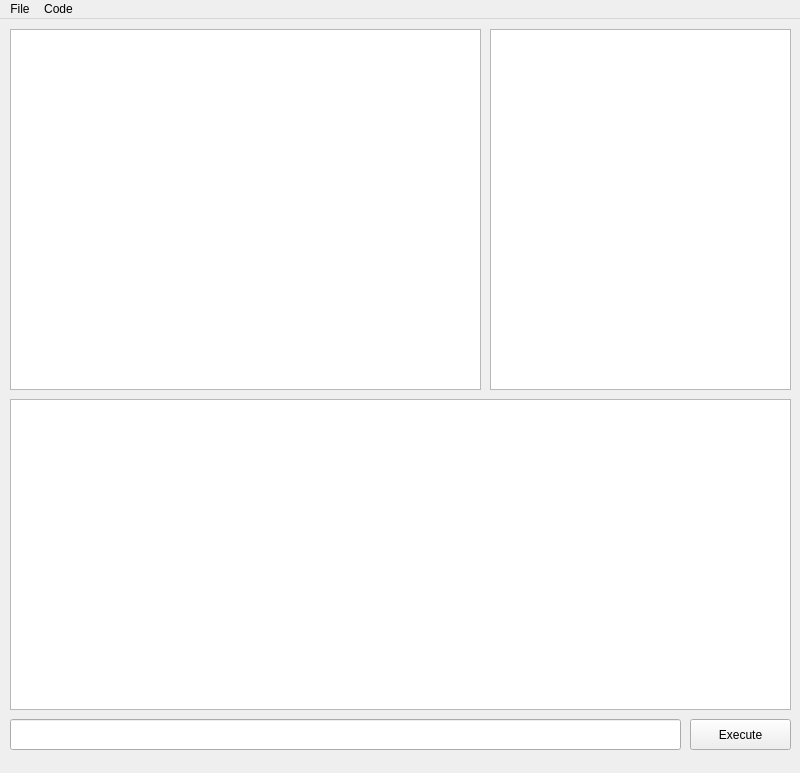
<?xml version="1.0" encoding="UTF-8"?>
<ui version="4.0">
 <class>MainWindow</class>
 <widget class="QMainWindow" name="MainWindow">
  <property name="geometry">
   <rect>
    <x>0</x>
    <y>0</y>
    <width>800</width>
    <height>773</height>
   </rect>
  </property>
  <property name="windowTitle">
   <string>MainWindow</string>
  </property>
  <widget class="QWidget" name="centralwidget">
   <widget class="QLineEdit" name="lineCommand">
    <property name="geometry">
     <rect>
      <x>10</x>
      <y>700</y>
      <width>671</width>
      <height>31</height>
     </rect>
    </property>
    <property name="font">
     <font>
      <family>Consolas</family>
     </font>
    </property>
   </widget>
   <widget class="QPushButton" name="buttonInsert">
    <property name="geometry">
     <rect>
      <x>690</x>
      <y>700</y>
      <width>101</width>
      <height>31</height>
     </rect>
    </property>
    <property name="text">
     <string>Execute</string>
    </property>
   </widget>
   <widget class="QTextEdit" name="textCode">
    <property name="geometry">
     <rect>
      <x>10</x>
      <y>10</y>
      <width>471</width>
      <height>361</height>
     </rect>
    </property>
    <property name="font">
     <font>
      <family>Consolas</family>
     </font>
    </property>
   </widget>
   <widget class="QTextEdit" name="textTree">
    <property name="geometry">
     <rect>
      <x>490</x>
      <y>10</y>
      <width>301</width>
      <height>361</height>
     </rect>
    </property>
    <property name="font">
     <font>
      <family>Consolas</family>
     </font>
    </property>
   </widget>
   <widget class="QTextEdit" name="textCommand">
    <property name="geometry">
     <rect>
      <x>10</x>
      <y>380</y>
      <width>781</width>
      <height>311</height>
     </rect>
    </property>
    <property name="font">
     <font>
      <family>Consolas</family>
     </font>
    </property>
   </widget>
  </widget>
  <widget class="QMenuBar" name="menubar">
   <property name="geometry">
    <rect>
     <x>0</x>
     <y>0</y>
     <width>800</width>
     <height>25</height>
    </rect>
   </property>
   <widget class="QMenu" name="menuFile">
    <property name="title">
     <string>File</string>
    </property>
    <addaction name="actionLoadFile"/>
    <addaction name="actionSaveFile"/>
    <addaction name="actionHelp"/>
    <addaction name="actionQuit"/>
   </widget>
   <widget class="QMenu" name="menuCode">
    <property name="title">
     <string>Code</string>
    </property>
    <addaction name="actionClearCode"/>
    <addaction name="actionRunCode"/>
   </widget>
   <addaction name="menuFile"/>
   <addaction name="menuCode"/>
  </widget>
  <action name="actionLoadFile">
   <property name="text">
    <string>Load File</string>
   </property>
   <property name="shortcut">
    <string>Ctrl+O</string>
   </property>
  </action>
  <action name="actionSaveFile">
   <property name="text">
    <string>Save File</string>
   </property>
   <property name="shortcut">
    <string>Ctrl+S</string>
   </property>
  </action>
  <action name="actionClearCode">
   <property name="text">
    <string>Clear Code</string>
   </property>
   <property name="shortcut">
    <string>Ctrl+C</string>
   </property>
  </action>
  <action name="actionRunCode">
   <property name="text">
    <string>Run Code</string>
   </property>
   <property name="shortcut">
    <string>Ctrl+R</string>
   </property>
  </action>
  <action name="actionQuit">
   <property name="text">
    <string>Quit</string>
   </property>
   <property name="shortcut">
    <string>Esc</string>
   </property>
  </action>
  <action name="actionHelp">
   <property name="text">
    <string>Help</string>
   </property>
   <property name="shortcut">
    <string>Ctrl+H</string>
   </property>
  </action>
 </widget>
 <resources/>
 <connections/>
</ui>
